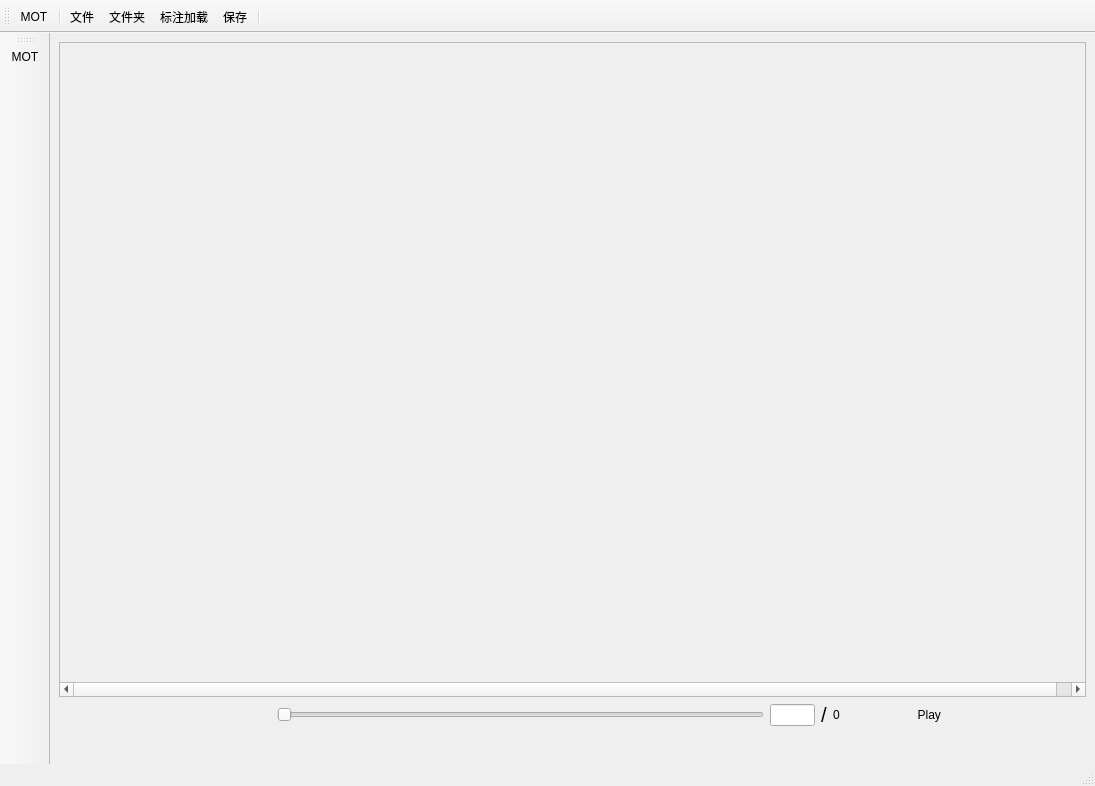
<?xml version="1.0" encoding="UTF-8"?>
<ui version="4.0">
 <class>MainWindow</class>
 <widget class="QMainWindow" name="MainWindow">
  <property name="geometry">
   <rect>
    <x>0</x>
    <y>0</y>
    <width>1095</width>
    <height>786</height>
   </rect>
  </property>
  <property name="windowTitle">
   <string>MainWindow</string>
  </property>
  <property name="styleSheet">
   <string notr="true"/>
  </property>
  <widget class="QWidget" name="centralwidget">
   <layout class="QVBoxLayout" name="verticalLayout">
    <item>
     <widget class="QScrollArea" name="scroll">
      <property name="verticalScrollBarPolicy">
       <enum>Qt::ScrollBarAsNeeded</enum>
      </property>
      <property name="horizontalScrollBarPolicy">
       <enum>Qt::ScrollBarAsNeeded</enum>
      </property>
      <property name="sizeAdjustPolicy">
       <enum>QAbstractScrollArea::AdjustIgnored</enum>
      </property>
      <property name="widgetResizable">
       <bool>false</bool>
      </property>
      <widget class="QWidget" name="scrollAreaWidgetContents">
       <property name="geometry">
        <rect>
         <x>0</x>
         <y>0</y>
         <width>1040</width>
         <height>601</height>
        </rect>
       </property>
      </widget>
     </widget>
    </item>
    <item>
     <layout class="QHBoxLayout" name="horizontalLayout">
      <item>
       <spacer name="horizontalSpacer">
        <property name="orientation">
         <enum>Qt::Horizontal</enum>
        </property>
        <property name="sizeType">
         <enum>QSizePolicy::Fixed</enum>
        </property>
        <property name="sizeHint" stdset="0">
         <size>
          <width>218</width>
          <height>18</height>
         </size>
        </property>
       </spacer>
      </item>
      <item>
       <widget class="QSlider" name="vedioSlider">
        <property name="sizePolicy">
         <sizepolicy hsizetype="Expanding" vsizetype="Fixed">
          <horstretch>0</horstretch>
          <verstretch>0</verstretch>
         </sizepolicy>
        </property>
        <property name="orientation">
         <enum>Qt::Horizontal</enum>
        </property>
       </widget>
      </item>
      <item>
       <widget class="QLineEdit" name="lineCurFrame">
        <property name="sizePolicy">
         <sizepolicy hsizetype="Fixed" vsizetype="Fixed">
          <horstretch>0</horstretch>
          <verstretch>0</verstretch>
         </sizepolicy>
        </property>
        <property name="maximumSize">
         <size>
          <width>45</width>
          <height>16777215</height>
         </size>
        </property>
       </widget>
      </item>
      <item>
       <widget class="QLabel" name="label">
        <property name="font">
         <font>
          <pointsize>15</pointsize>
         </font>
        </property>
        <property name="text">
         <string>/</string>
        </property>
       </widget>
      </item>
      <item>
       <widget class="QLabel" name="labelTotalFrame">
        <property name="text">
         <string>0</string>
        </property>
       </widget>
      </item>
      <item>
       <spacer name="horizontalSpacer_2">
        <property name="orientation">
         <enum>Qt::Horizontal</enum>
        </property>
        <property name="sizeType">
         <enum>QSizePolicy::Fixed</enum>
        </property>
        <property name="sizeHint" stdset="0">
         <size>
          <width>40</width>
          <height>20</height>
         </size>
        </property>
       </spacer>
      </item>
      <item>
       <widget class="QPushButton" name="pushButtonPlay">
        <property name="sizePolicy">
         <sizepolicy hsizetype="Preferred" vsizetype="Preferred">
          <horstretch>0</horstretch>
          <verstretch>0</verstretch>
         </sizepolicy>
        </property>
        <property name="text">
         <string>  Play</string>
        </property>
        <property name="icon">
         <iconset>
          <normaloff>resources/svg/play.svg</normaloff>
          <normalon>resources/svg/stop.svg</normalon>resources/svg/play.svg</iconset>
        </property>
        <property name="iconSize">
         <size>
          <width>35</width>
          <height>32</height>
         </size>
        </property>
        <property name="flat">
         <bool>true</bool>
        </property>
       </widget>
      </item>
      <item>
       <spacer name="horizontalSpacer_5">
        <property name="orientation">
         <enum>Qt::Horizontal</enum>
        </property>
        <property name="sizeType">
         <enum>QSizePolicy::Maximum</enum>
        </property>
        <property name="sizeHint" stdset="0">
         <size>
          <width>120</width>
          <height>20</height>
         </size>
        </property>
       </spacer>
      </item>
     </layout>
    </item>
    <item>
     <layout class="QHBoxLayout" name="horizontalLayout_2">
      <item>
       <spacer name="horizontalSpacer_4">
        <property name="orientation">
         <enum>Qt::Horizontal</enum>
        </property>
        <property name="sizeHint" stdset="0">
         <size>
          <width>40</width>
          <height>20</height>
         </size>
        </property>
       </spacer>
      </item>
      <item>
       <widget class="QPushButton" name="buttonBackward">
        <property name="sizePolicy">
         <sizepolicy hsizetype="Preferred" vsizetype="Preferred">
          <horstretch>0</horstretch>
          <verstretch>0</verstretch>
         </sizepolicy>
        </property>
        <property name="styleSheet">
         <string notr="true"/>
        </property>
        <property name="text">
         <string/>
        </property>
        <property name="icon">
         <iconset>
          <normaloff>resources/svg/backward.svg</normaloff>resources/svg/backward.svg</iconset>
        </property>
        <property name="iconSize">
         <size>
          <width>25</width>
          <height>25</height>
         </size>
        </property>
        <property name="flat">
         <bool>true</bool>
        </property>
       </widget>
      </item>
      <item>
       <widget class="QPushButton" name="buttonPre">
        <property name="sizePolicy">
         <sizepolicy hsizetype="Preferred" vsizetype="Fixed">
          <horstretch>0</horstretch>
          <verstretch>0</verstretch>
         </sizepolicy>
        </property>
        <property name="text">
         <string/>
        </property>
        <property name="icon">
         <iconset>
          <normaloff>resources/svg/previous.svg</normaloff>resources/svg/previous.svg</iconset>
        </property>
        <property name="iconSize">
         <size>
          <width>22</width>
          <height>22</height>
         </size>
        </property>
        <property name="flat">
         <bool>true</bool>
        </property>
        <property name="shortcut">
         <string>b</string>
        </property>
       </widget>
      </item>
      <item>
       <widget class="QPushButton" name="buttonNext">
        <property name="sizePolicy">
         <sizepolicy hsizetype="Preferred" vsizetype="Fixed">
          <horstretch>0</horstretch>
          <verstretch>0</verstretch>
         </sizepolicy>
        </property>
        <property name="text">
         <string/>
        </property>
        <property name="icon">
         <iconset>
          <normaloff>resources/svg/next.svg</normaloff>resources/svg/next.svg</iconset>
        </property>
        <property name="iconSize">
         <size>
          <width>22</width>
          <height>22</height>
         </size>
        </property>
        <property name="flat">
         <bool>true</bool>
        </property>
        <property name="shortcut">
         <string>n</string>
        </property>
       </widget>
      </item>
      <item>
       <widget class="QPushButton" name="buttonForward">
        <property name="sizePolicy">
         <sizepolicy hsizetype="Preferred" vsizetype="Preferred">
          <horstretch>0</horstretch>
          <verstretch>0</verstretch>
         </sizepolicy>
        </property>
        <property name="text">
         <string/>
        </property>
        <property name="icon">
         <iconset>
          <normaloff>resources/svg/forward.svg</normaloff>resources/svg/forward.svg</iconset>
        </property>
        <property name="iconSize">
         <size>
          <width>25</width>
          <height>25</height>
         </size>
        </property>
        <property name="flat">
         <bool>true</bool>
        </property>
       </widget>
      </item>
      <item>
       <spacer name="horizontalSpacer_3">
        <property name="orientation">
         <enum>Qt::Horizontal</enum>
        </property>
        <property name="sizeHint" stdset="0">
         <size>
          <width>40</width>
          <height>20</height>
         </size>
        </property>
       </spacer>
      </item>
     </layout>
    </item>
   </layout>
  </widget>
  <widget class="QMenuBar" name="menubar">
   <property name="geometry">
    <rect>
     <x>0</x>
     <y>0</y>
     <width>1095</width>
     <height>22</height>
    </rect>
   </property>
  </widget>
  <widget class="QStatusBar" name="statusbar"/>
  <widget class="QToolBar" name="toolBar">
   <property name="windowTitle">
    <string>toolBar</string>
   </property>
   <property name="toolButtonStyle">
    <enum>Qt::ToolButtonTextBesideIcon</enum>
   </property>
   <attribute name="toolBarArea">
    <enum>TopToolBarArea</enum>
   </attribute>
   <attribute name="toolBarBreak">
    <bool>false</bool>
   </attribute>
   <addaction name="actionToolbar"/>
   <addaction name="separator"/>
   <addaction name="actionFile"/>
   <addaction name="actionDict"/>
   <addaction name="actionGt"/>
   <addaction name="actionSave"/>
   <addaction name="separator"/>
  </widget>
  <widget class="QToolBar" name="toolBarVertical">
   <property name="windowTitle">
    <string>toolBar_2</string>
   </property>
   <attribute name="toolBarArea">
    <enum>LeftToolBarArea</enum>
   </attribute>
   <attribute name="toolBarBreak">
    <bool>false</bool>
   </attribute>
   <addaction name="actionToolbar"/>
  </widget>
  <action name="actionToolbar">
   <property name="text">
    <string>MOT</string>
   </property>
   <property name="toolTip">
    <string>MOT</string>
   </property>
  </action>
  <action name="actionFile">
   <property name="icon">
    <iconset>
     <normaloff>resources/svg/mp4.svg</normaloff>resources/svg/mp4.svg</iconset>
   </property>
   <property name="text">
    <string>文件</string>
   </property>
   <property name="toolTip">
    <string>导入视频或图片帧文件夹</string>
   </property>
  </action>
  <action name="actionGt">
   <property name="icon">
    <iconset>
     <normaloff>resources/svg/load.svg</normaloff>resources/svg/load.svg</iconset>
   </property>
   <property name="text">
    <string>标注加载</string>
   </property>
   <property name="toolTip">
    <string>导入标注文件</string>
   </property>
  </action>
  <action name="actionSave">
   <property name="icon">
    <iconset>
     <normaloff>resources/svg/save.svg</normaloff>resources/svg/save.svg</iconset>
   </property>
   <property name="text">
    <string>保存</string>
   </property>
   <property name="toolTip">
    <string>保存文件夹 [Ctrl+Shift+S]；保存[Ctrl+S]</string>
   </property>
   <property name="shortcut">
    <string>Ctrl+Shift+S</string>
   </property>
  </action>
  <action name="actionUndo">
   <property name="icon">
    <iconset>
     <normaloff>resources/svg/undo.svg</normaloff>resources/svg/undo.svg</iconset>
   </property>
   <property name="text">
    <string>撤销</string>
   </property>
   <property name="toolTip">
    <string>撤销 [Ctrl+Z]</string>
   </property>
   <property name="shortcut">
    <string>Ctrl+Z</string>
   </property>
  </action>
  <action name="actionRedo [Ctrl+Shift+Z]">
   <property name="icon">
    <iconset>
     <normaloff>resources/svg/redo.svg</normaloff>resources/svg/redo.svg</iconset>
   </property>
   <property name="text">
    <string>恢复</string>
   </property>
   <property name="toolTip">
    <string>恢复</string>
   </property>
   <property name="shortcut">
    <string>Ctrl+Shift+Z</string>
   </property>
  </action>
  <action name="actionModel">
   <property name="icon">
    <iconset>
     <normaloff>resources/svg/model.svg</normaloff>resources/svg/model.svg</iconset>
   </property>
   <property name="text">
    <string>模型</string>
   </property>
   <property name="toolTip">
    <string>导入目标跟踪模型</string>
   </property>
  </action>
  <action name="actionTrack">
   <property name="icon">
    <iconset>
     <normaloff>resources/svg/track.svg</normaloff>resources/svg/track.svg</iconset>
   </property>
   <property name="text">
    <string>跟踪</string>
   </property>
  </action>
  <action name="actionFit">
   <property name="icon">
    <iconset>
     <normaloff>resources/svg/fit.svg</normaloff>resources/svg/fit.svg</iconset>
   </property>
   <property name="text">
    <string>适应窗口</string>
   </property>
   <property name="toolTip">
    <string>适应窗口</string>
   </property>
  </action>
  <action name="actionAnnot">
   <property name="icon">
    <iconset>
     <normaloff>resources/svg/annot.svg</normaloff>resources/svg/annot.svg</iconset>
   </property>
   <property name="text">
    <string>标注</string>
   </property>
   <property name="shortcut">
    <string>w</string>
   </property>
  </action>
  <action name="actionDict">
   <property name="icon">
    <iconset>
     <normaloff>resources/svg/dict.svg</normaloff>resources/svg/dict.svg</iconset>
   </property>
   <property name="text">
    <string>文件夹</string>
   </property>
   <property name="toolTip">
    <string>选择存放视频帧的文件夹</string>
   </property>
  </action>
  <action name="actionZoomIn">
   <property name="icon">
    <iconset>
     <normaloff>resources/svg/zoomin.svg</normaloff>resources/svg/zoomin.svg</iconset>
   </property>
   <property name="text">
    <string>放大</string>
   </property>
   <property name="toolTip">
    <string>放大 [Ctrl+滚轮↑]</string>
   </property>
  </action>
  <action name="actionZoomOut">
   <property name="icon">
    <iconset>
     <normaloff>resources/svg/zoomout.svg</normaloff>resources/svg/zoomout.svg</iconset>
   </property>
   <property name="text">
    <string>缩小</string>
   </property>
   <property name="toolTip">
    <string>缩小 [Ctrl+滚轮↓]</string>
   </property>
  </action>
  <action name="actionDelete">
   <property name="icon">
    <iconset>
     <normaloff>resources/svg/delete.svg</normaloff>resources/svg/delete.svg</iconset>
   </property>
   <property name="text">
    <string>清除所有框</string>
   </property>
   <property name="toolTip">
    <string>清除所有标注框</string>
   </property>
  </action>
 </widget>
 <resources/>
 <connections/>
</ui>
